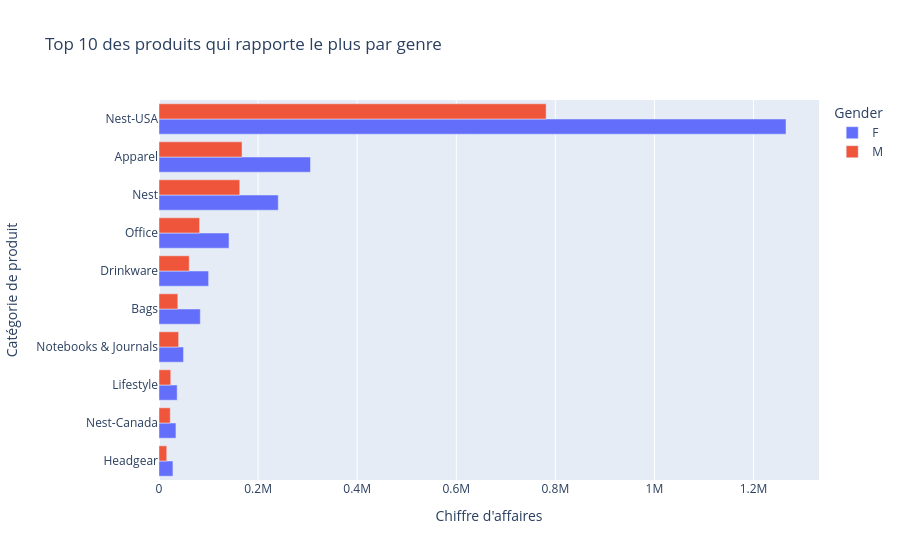

Notebook code cell kept with this figure:
### Markdown cell above
## Graphique top 10 selon le sexe

### Code cell
import plotly.express as px
import pandas as pd

df = top10(data)
fig_top10 = px.bar(
    df,
    x='Total_price',
    y='Product_Category',
    color='Gender',              
    barmode='group',             
    category_orders={
        'Product_Category': df.groupby('Product_Category')['Total_price']
                               .sum()
                               .sort_values(ascending=False)  # ascending=True car l'axe Y est inversé dans plotly
                               .index.tolist()
    },
    title = "Top 10 des produits qui rapporte le plus par genre", 
    labels = {'Total_price':"Chiffre d'affaires", 'Product_Category': 'Catégorie de produit'}
)

fig_top10.show()

### Figure 1 — Plotly figure (JSON) as saved in the notebook; plotly's stock layout.template omitted (floating-point values rounded to 4 significant figures)
{"data": [{"alignmentgroup": "True", "hovertemplate": "Gender=F<br>Chiffre d'affaires=%{x}<br>Catégorie de produit=%{y}<extra></extra>", "legendgroup": "F", "marker": {"color": "#636efa", "pattern": {"shape": ""}}, "name": "F", "offsetgroup": "F", "orientation": "h", "showlegend": true, "textposition": "auto", "type": "bar", "x": [1266000.0, 305800.0, 240700.0, 141300.0, 100100.0, 83350.0, 49490.0, 36700.0, 34210.0, 28140.0], "xaxis": "x", "y": ["Nest-USA", "Apparel", "Nest", "Office", "Drinkware", "Bags", "Notebooks & Journals", "Lifestyle", "Nest-Canada", "Headgear"], "yaxis": "y"}, {"alignmentgroup": "True", "hovertemplate": "Gender=M<br>Chiffre d'affaires=%{x}<br>Catégorie de produit=%{y}<extra></extra>", "legendgroup": "M", "marker": {"color": "#EF553B", "pattern": {"shape": ""}}, "name": "M", "offsetgroup": "M", "orientation": "h", "showlegend": true, "textposition": "auto", "type": "bar", "x": [781400.0, 167600.0, 163000.0, 81960.0, 61010.0, 39620.0, 38010.0, 23740.0, 22740.0, 15660.0], "xaxis": "x", "y": ["Nest-USA", "Apparel", "Nest", "Office", "Drinkware", "Notebooks & Journals", "Bags", "Lifestyle", "Nest-Canada", "Headgear"], "yaxis": "y"}], "layout": {"barmode": "group", "legend": {"title": {"text": "Gender"}, "tracegroupgap": 0}, "title": {"text": "Top 10 des produits qui rapporte le plus par genre"}, "xaxis": {"anchor": "y", "domain": [0, 1], "title": {"text": "Chiffre d'affaires"}}, "yaxis": {"anchor": "x", "categoryarray": ["Headgear", "Nest-Canada", "Lifestyle", "Notebooks & Journals", "Bags", "Drinkware", "Office", "Nest", "Apparel", "Nest-USA"], "categoryorder": "array", "domain": [0, 1], "title": {"text": "Catégorie de produit"}}}}
